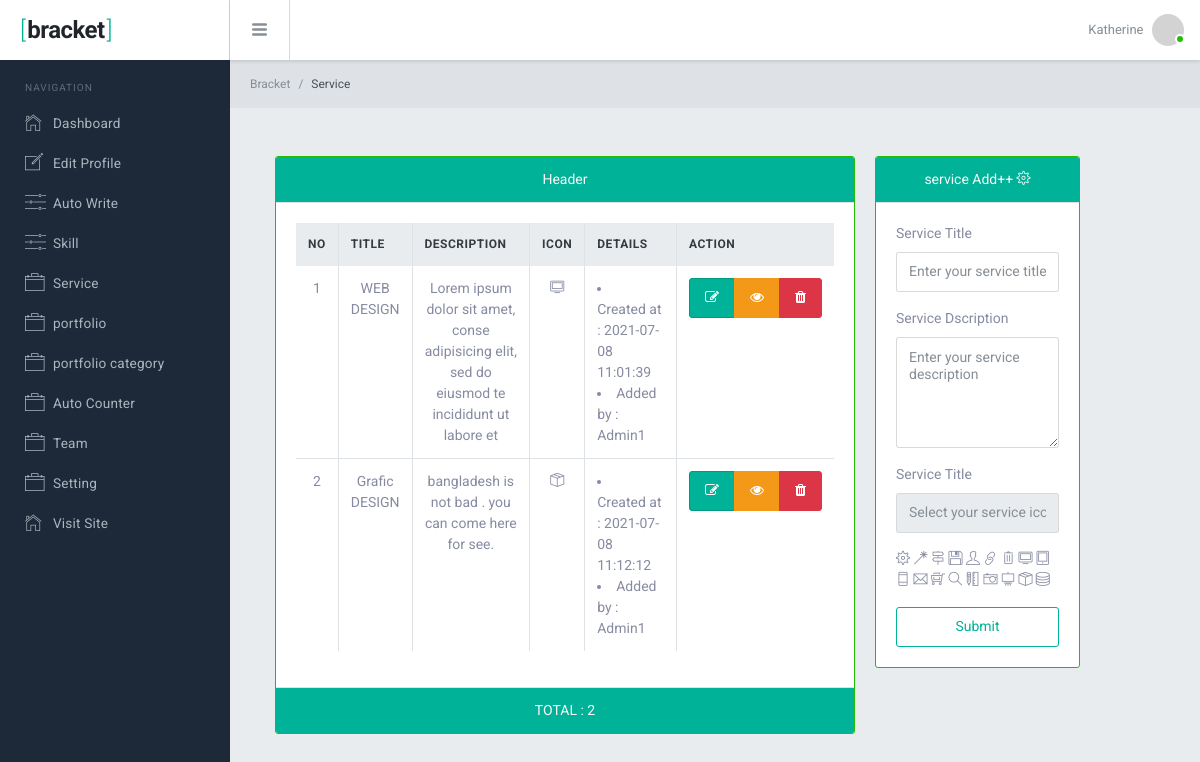
The app's page /service/service.php (signed in) with its own data.
### tables this page shows
CREATE TABLE `services` (
  `id` int(11) NOT NULL,
  `service_title` varchar(255) NOT NULL,
  `service_description` varchar(255) NOT NULL,
  `service_icon` varchar(200) NOT NULL,
  `status` int(10) NOT NULL DEFAULT 1,
  `added_by` int(10) NOT NULL,
  `created_at` datetime NOT NULL
);

CREATE TABLE `users` (
  `id` int(10) NOT NULL,
  `name` varchar(100) NOT NULL,
  `email` varchar(100) NOT NULL,
  `password` varchar(100) NOT NULL
);

### include/function.php (called while the page is built, shortened)
<?php
function db()
{
    $con = mysqli_connect(server, username, password, database);
    return $con;
}
function data_read($table_name, $status)
{
   $select_query = "SELECT * FROM $table_name WHERE status = $status";
   if ($status == 0) {
      $select_query = "SELECT * FROM $table_name";
   }
   $mysqli_query = mysqli_query(db(), $select_query);
   return $mysqli_query;
}
function user_name_read($user_id)
{
   $user_query = "SELECT * FROM users WHERE id = $user_id";
   $user_form_db = mysqli_query(db(), $user_query);
   $user_assoc = mysqli_fetch_assoc($user_form_db);
   return $user_assoc['name'];
}

### service/service.php (the view, shortened to what this page needs)
<?php
require_once '../include/function.php';
$count = 1;
require_once '../include/header.php';
require_once '../include/nav.php';
$services = data_read("services", 0);
?>
<div class="br-mainpanel">
   <div class="br-pageheader pd-y-15 pd-l-20">
      <nav class="breadcrumb pd-0 mg-0 tx-12">
         <a class="breadcrumb-item" href="../dashboard/dashboard.php">Bracket</a>
         <span class="breadcrumb-item active text-capitalize">service</span>
      </nav>
   </div>
   <div class="br-pagebody mg-t-5 pd-x-30">
      <div class="container-fluid mt-5">
         <div class="row row-sm">
            <div class="col-md-8">
               <div class="card text-center border-success">
                  <div class="card-header bg-teal text-light">
                     Header
                  </div>
                  <div class="card-body">
                     <table class="table table-bordered table-hover">
                        <thead class="thead-light text-uppercase ">
                           <tr>
                              <th>No</th>
                              <th>Title</th>
                              <th>Description</th>
                              <th>Icon</th>
                              <th>Details</th>
                              <th>Action</th>
                           </tr>
                        </thead>
                        <tbody>
                           <?php
                           foreach ($services as $data) :
                           ?>
                              <tr>
                                 <td><?= $count++ ?></td>
                                 <td><?= $data['service_title'] ?></td>
                                 <td width='250'><?= $data['service_description'] ?></td>
                                 <td><span class="<?= $data['service_icon'] ?>"></span></td>
                                 <td width='250' class="text-left">
                                    <li>Created at : <?= $data['created_at'] ?></li>
                                    <li>Added by : <?= user_name_read($data['added_by']) ?></li>
                                 </td>
                                 <td>
                                    <div class="btn-group" role="group" aria-label="Basic example">
                                       <a href="" class="btn btn-teal  pd-x-15"><i class="fa fa-edit"></i></a>
                                       <a href="../include/action.php?table_name=services&id=<?= $data['id'] ?>&action=show_hide&status=<?= ($data['status']) ?>" class="btn btn-<?= ($data['status'] == 1) ? "warning" : "primary" ?> pd-x-15"><i class="fa <?= ($data['status'] == 1) ? "fa-eye" : "fa-eye-slash" ?>"></i></a>
                                       <a href="../include/action.php?table_name=services&id=<?= $data['id'] ?>&action=single_delete" class="btn btn-danger pd-x-15"><i class="fa fa-trash"></i></a>
                                    </div>
                                 </td>
                              </tr>
                           <?php
                           endforeach;
                           ?>
                        </tbody>
                     </table>
                  </div>
                  <div class="card-footer bg-teal text-light text-uppercase">
                     total : <?= $services->num_rows ?>
                  </div>
               </div>
            </div>
            <div class="col-md-3">
               <div class="card border-success">
                  <div class="card-header text-center bg-teal text-light">
                     service Add++ <span class="ti-settings"></span>
                  </div>
                  <div class="card-body">
                     <form action="service_code.php" method="post">
                        <div class="form-group">
                           <label>Service Title</label>
                           <input placeholder="Enter your service title" class="form-control <?= (isset($_SESSION['service_title_requried'])) || (isset($_SESSION['service_title_exist'])) ? "is-invalid" : "" ?>" type=" text" name="service_title" e="<?php
                                                                                                                                                                                                                                                         if (isset($_SESSION['service_title'])) {
                                                                                                                                                                                                                                                            echo $_SESSION['service_title'];
                                                                                                                                                                                                                                                            unset($_SESSION['service_title']);
                                                                                                                                                                                                                                                         }
                                                                                                                                                                                                                                                         ?>">
                        </div>
                        <div class="form-group">
                           <label>Service Dscription</label>
                           <textarea rows="5" placeholder="Enter your service description" class="form-control <?= (isset($_SESSION['service_description_requried'])) ? "is-invalid" : "" ?>" name="service_description" value="<?php
                                                                                                                                                                                                                                 if (isset($_SESSION['service_description'])) {
                                                                                                                                                                                                                                    echo $_SESSION['service_description'];
                                                                                                                                                                                                                                    unset($_SESSION['service_description']);
                                                                                                                                                                                                                                 }
                                                                                                                                                                                                                                 ?>"></textarea>
                        </div>
                        <div class="form-group">
                           <label>Service Title</label>
                           <input readonly id="icon_input" placeholder="Select your service icon" class="form-control <?= (isset($_SESSION['service_icon_requried'])) ? "is-invalid" : "" ?>" type=" text" name="service_icon" value="<?php
                                                                                                                                                                                                                                       if (isset($_SESSION['service_icon'])) {
                                                                                                                                                                                                                                          echo $_SESSION['service_icon'];
                                                                                                                                                                                                                                          unset($_SESSION['service_icon']);
                                                                                                                                                                                                                                       }
                                                                                                                                                                                                                                       ?>">
                        </div>
                        <span id="ti-settings" class="ti-settings service_input_icon"></span>
                        <span id="ti-wand" class="ti-wand service_input_icon"></span>
                        <span id="ti-direction-alt" class="ti-direction-alt service_input_icon"></span>
                        <span id="ti-save" class="ti-save service_input_icon"></span>
                        <span id="ti-user" class="ti-user service_input_icon"></span>
                        <span id="ti-link" class="ti-link service_input_icon"></span>
                        <span id="ti-trash" class="ti-trash service_input_icon"></span>
                        <span id="ti-desktop" class="ti-desktop service_input_icon"></span>
                        <span id="ti-tablet" class="ti-tablet service_input_icon"></span>
                        <span id="ti-mobile" class="ti-mobile service_input_icon"></span>
                        <span id="ti-email" class="ti-email service_input_icon"></span>
                        <span id="ti-shopping-cart-full" class="ti-shopping-cart-full service_input_icon"></span>
                        <span id="ti-search" class="ti-search service_input_icon"></span>
                        <span id="ti-ruler-pencil" class="ti-ruler-pencil service_input_icon"></span>
                        <span id="ti-camera" class="ti-camera service_input_icon"></span>
                        <span id="ti-blackboard" class="ti-blackboard service_input_icon"></span>
                        <span id="ti-package" class="ti-package service_input_icon"></span>
                        <span id="ti-server" class="ti-server service_input_icon"></span>
                        <button type="submit" class="btn btn-outline-teal btn-block mt-3">Submit</button>
                     </form>
                  </div>
               </div>
            </div>
         </div>
      </div>
   </div>
</div>
<?php
include '../include/footer.php';
?>

### records on screen
services: service_title "WEB DESIGN", service_description "Lorem ipsum dolor sit amet, conse adipisicing elit, sed do eiusmod te incididunt ut labore et", created_at "2021-07-08 11:01:39", added_by.name "Admin1", status 1 (drawn)
services: service_title "Grafic DESIGN", service_description "bangladesh is not bad . you can come here for see.", created_at "2021-07-08 11:12:12", added_by.name "Admin1", status 1 (drawn)

### other values on screen
$services->num_rows "2"
